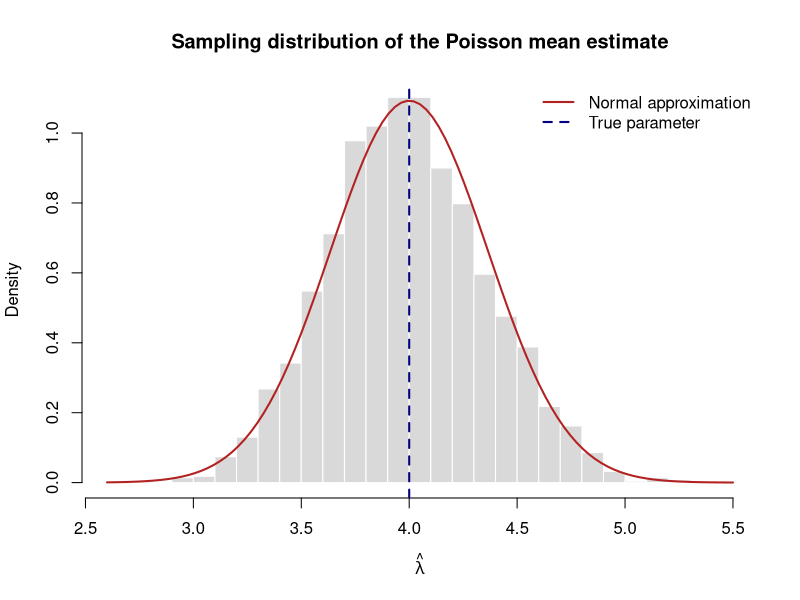
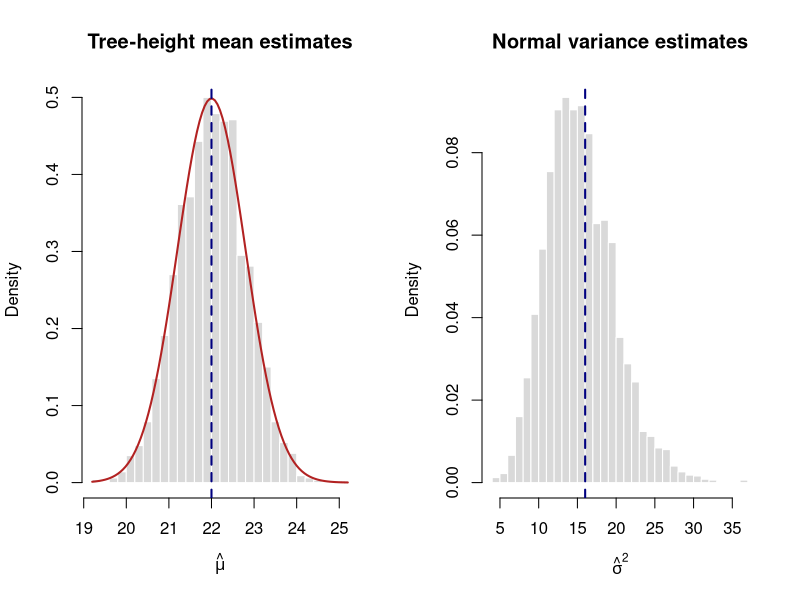
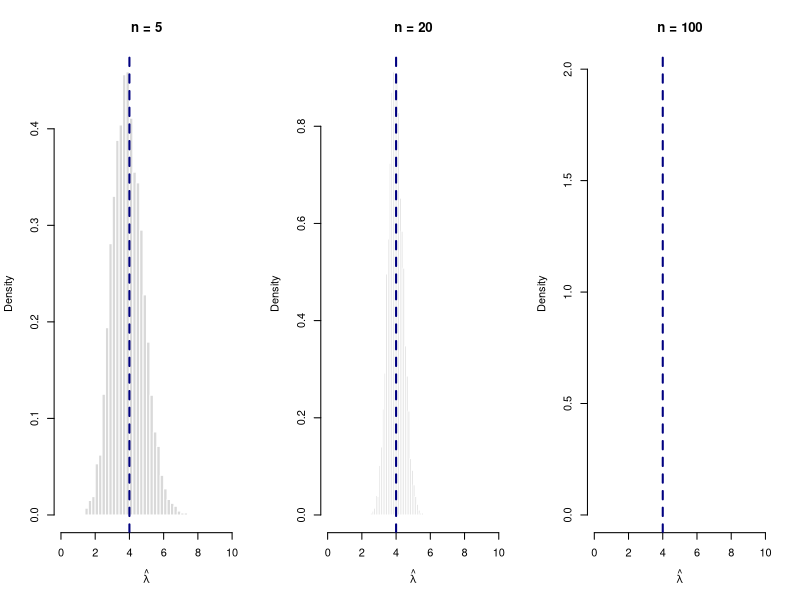
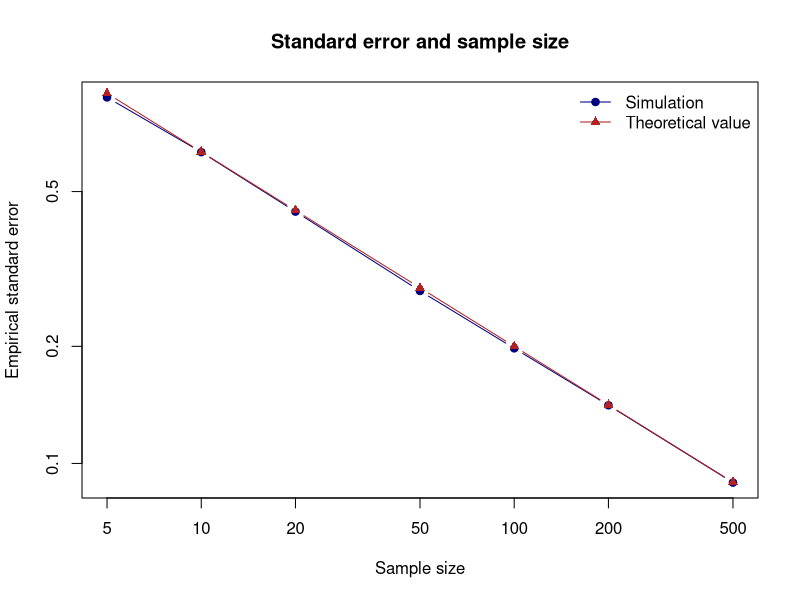
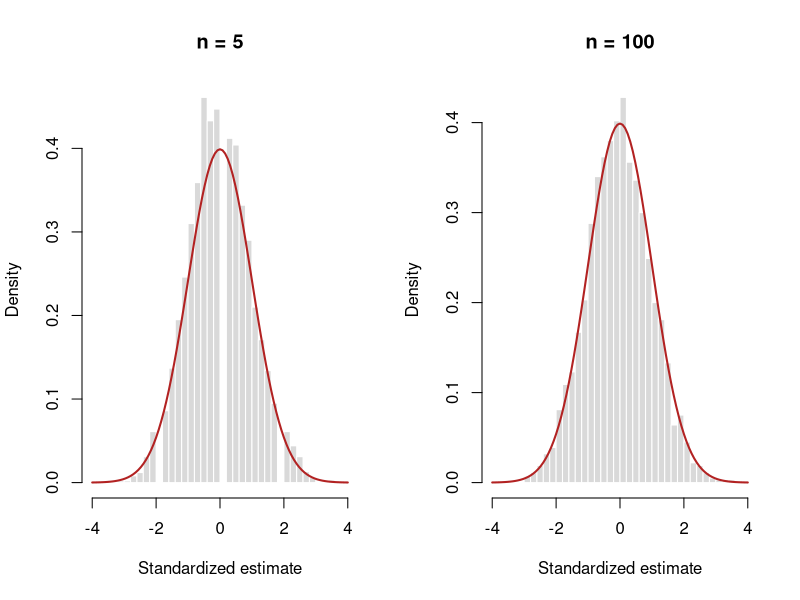

The R script that drew these images, in order:
## ---- chunk 1
set.seed(1)

true_lambda = 4
seedling_counts = rpois(
  n = 20,
  lambda = true_lambda
)

lambda_hat = mean(seedling_counts)

c(
  true_parameter = true_lambda,
  estimate = lambda_hat
)
## ---- chunk 2
set.seed(10)

n_quadrats = 30
true_lambda = 4

seedlings = rpois(
  n = n_quadrats,
  lambda = true_lambda
)

lambda_hat = mean(seedlings)

c(
  true_lambda = true_lambda,
  estimated_lambda = lambda_hat
)
## ---- chunk 3
set.seed(11)

B = 5000
n_quadrats = 30
true_lambda = 4

lambda_hats = replicate(
  B,
  mean(rpois(n_quadrats, lambda = true_lambda))
)

head(lambda_hats)
## ---- chunk 4
c(
  theoretical_mean = true_lambda,
  simulated_mean = mean(lambda_hats),
  theoretical_variance = true_lambda / n_quadrats,
  simulated_variance = var(lambda_hats)
)
## ---- chunk 5
hist(
  lambda_hats,
  breaks = 35,
  probability = TRUE,
  col = "grey85",
  border = "white",
  main = "Sampling distribution of the Poisson mean estimate",
  xlab = expression(hat(lambda))
)

curve(
  dnorm(
    x,
    mean = true_lambda,
    sd = sqrt(true_lambda / n_quadrats)
  ),
  add = TRUE,
  col = "firebrick",
  lwd = 2
)

abline(
  v = true_lambda,
  col = "navy",
  lwd = 2,
  lty = 2
)

legend(
  "topright",
  legend = c("Normal approximation", "True parameter"),
  col = c("firebrick", "navy"),
  lwd = 2,
  lty = c(1, 2),
  bty = "n"
)
## ---- chunk 6
simulated_bias = mean(lambda_hats) - true_lambda

simulated_bias
## ---- chunk 7
simulated_variance = var(lambda_hats)
simulated_mse = mean((lambda_hats - true_lambda)^2)

c(
  bias = simulated_bias,
  variance = simulated_variance,
  mse = simulated_mse
)
## ---- chunk 8
set.seed(12)

sample_sizes = c(5, 20, 100)

poisson_properties = do.call(
  rbind,
  lapply(sample_sizes, function(sample_size) {
    estimates = replicate(
      B,
      mean(rpois(sample_size, lambda = true_lambda))
    )

    c(
      n = sample_size,
      bias = mean(estimates) - true_lambda,
      variance = var(estimates),
      mse = mean((estimates - true_lambda)^2)
    )
  })
)

round(poisson_properties, 3)
## ---- chunk 9
set.seed(13)

one_sample = rpois(
  n = n_quadrats,
  lambda = true_lambda
)

one_estimate = mean(one_sample)

estimated_se = sqrt(
  one_estimate / n_quadrats
)

c(
  estimate = one_estimate,
  estimated_standard_error = estimated_se,
  theoretical_standard_error = sqrt(true_lambda / n_quadrats)
)
## ---- chunk 10
set.seed(14)

poisson_results = replicate(
  B,
  {
    counts = rpois(
      n = n_quadrats,
      lambda = true_lambda
    )

    estimate = mean(counts)
    estimated_se = sqrt(estimate / n_quadrats)

    c(
      estimate = estimate,
      estimated_se = estimated_se
    )
  }
)

c(
  actual_sampling_sd = sd(poisson_results["estimate", ]),
  average_estimated_se = mean(poisson_results["estimated_se", ]),
  theoretical_se = sqrt(true_lambda / n_quadrats)
)
## ---- chunk 11
critical_value = qnorm(0.975)

poisson_interval = c(
  lower = one_estimate - critical_value * estimated_se,
  estimate = one_estimate,
  upper = one_estimate + critical_value * estimated_se
)

poisson_interval
## ---- chunk 12
set.seed(15)

count_matrix = matrix(
  rpois(
    n = n_quadrats * B,
    lambda = true_lambda
  ),
  nrow = n_quadrats,
  ncol = B
)

interval_estimates = colMeans(count_matrix)
interval_se = sqrt(interval_estimates / n_quadrats)

interval_lower = interval_estimates -
  critical_value * interval_se

interval_upper = interval_estimates +
  critical_value * interval_se

coverage = mean(
  interval_lower <= true_lambda &
    true_lambda <= interval_upper
)

c(
  nominal_coverage = 0.95,
  simulated_coverage = coverage,
  mean_interval_width = mean(interval_upper - interval_lower)
)
## ---- chunk 13
set.seed(20)

n_trees = 25
true_mu = 22
true_sigma = 4

tree_heights = rnorm(
  n = n_trees,
  mean = true_mu,
  sd = true_sigma
)

mu_hat = mean(tree_heights)

sigma2_mom_hat = mean(
  (tree_heights - mu_hat)^2
)

sigma2_unbiased_hat = var(tree_heights)

c(
  true_mean = true_mu,
  estimated_mean = mu_hat,
  true_variance = true_sigma^2,
  method_of_moments_variance = sigma2_mom_hat,
  unbiased_sample_variance = sigma2_unbiased_hat
)
## ---- chunk 14
set.seed(21)

normal_estimates = t(
  replicate(
    B,
    {
      heights = rnorm(
        n = n_trees,
        mean = true_mu,
        sd = true_sigma
      )

      height_mean = mean(heights)

      c(
        mu_hat = height_mean,
        sigma2_mom = mean((heights - height_mean)^2),
        sigma2_unbiased = var(heights)
      )
    }
  )
)

normal_truth = c(
  mu_hat = true_mu,
  sigma2_mom = true_sigma^2,
  sigma2_unbiased = true_sigma^2
)

normal_mse = colMeans(
  sweep(
    normal_estimates,
    MARGIN = 2,
    STATS = normal_truth,
    FUN = "-"
  )^2
)

normal_summary = rbind(
  average_estimate = colMeans(normal_estimates),
  bias = colMeans(normal_estimates) - normal_truth,
  variance = apply(normal_estimates, 2, var),
  mse = normal_mse
)

round(normal_summary, 3)
## ---- chunk 15
par(mfrow = c(1, 2))

hist(
  normal_estimates[, "mu_hat"],
  breaks = 35,
  probability = TRUE,
  col = "grey85",
  border = "white",
  main = "Tree-height mean estimates",
  xlab = expression(hat(mu))
)

curve(
  dnorm(
    x,
    mean = true_mu,
    sd = true_sigma / sqrt(n_trees)
  ),
  add = TRUE,
  col = "firebrick",
  lwd = 2
)

abline(
  v = true_mu,
  col = "navy",
  lwd = 2,
  lty = 2
)

hist(
  normal_estimates[, "sigma2_mom"],
  breaks = 35,
  probability = TRUE,
  col = "grey85",
  border = "white",
  main = "Normal variance estimates",
  xlab = expression(hat(sigma)^2)
)

abline(
  v = true_sigma^2,
  col = "navy",
  lwd = 2,
  lty = 2
)

par(mfrow = c(1, 1))
## ---- chunk 16
set.seed(22)

tree_heights_for_ci = rnorm(
  n = n_trees,
  mean = true_mu,
  sd = true_sigma
)

height_mean = mean(tree_heights_for_ci)
height_sd = sd(tree_heights_for_ci)
height_se = height_sd / sqrt(n_trees)

t_critical = qt(
  0.975,
  df = n_trees - 1
)

height_interval = c(
  lower = height_mean - t_critical * height_se,
  estimate = height_mean,
  upper = height_mean + t_critical * height_se
)

height_interval
## ---- chunk 17
set.seed(23)

normal_samples = matrix(
  rnorm(
    n = n_trees * B,
    mean = true_mu,
    sd = true_sigma
  ),
  nrow = n_trees,
  ncol = B
)

normal_xbar = colMeans(normal_samples)
normal_s = apply(normal_samples, 2, sd)

normal_se = normal_s / sqrt(n_trees)

normal_lower = normal_xbar -
  t_critical * normal_se

normal_upper = normal_xbar +
  t_critical * normal_se

normal_coverage = mean(
  normal_lower <= true_mu &
    true_mu <= normal_upper
)

c(
  theoretical_se = true_sigma / sqrt(n_trees),
  empirical_sampling_se = sd(normal_xbar),
  average_estimated_se = mean(normal_se),
  nominal_coverage = 0.95,
  simulated_coverage = normal_coverage,
  mean_interval_width = mean(normal_upper - normal_lower)
)
## ---- chunk 18
set.seed(30)

B_asymptotic = 5000
asymptotic_sizes = c(5, 20, 100)

par(mfrow = c(1, 3))

for (sample_size in asymptotic_sizes) {
  estimates = replicate(
    B_asymptotic,
    mean(rpois(sample_size, lambda = true_lambda))
  )

  hist(
    estimates,
    breaks = 30,
    probability = TRUE,
    xlim = c(0, 10),
    col = "grey85",
    border = "white",
    main = paste("n =", sample_size),
    xlab = expression(hat(lambda))
  )

  abline(
    v = true_lambda,
    col = "navy",
    lwd = 2,
    lty = 2
  )
}

par(mfrow = c(1, 1))
## ---- chunk 19
consistency_summary = do.call(
  rbind,
  lapply(asymptotic_sizes, function(sample_size) {
    estimates = replicate(
      B_asymptotic,
      mean(rpois(sample_size, lambda = true_lambda))
    )

    c(
      n = sample_size,
      bias = mean(estimates) - true_lambda,
      standard_error = sd(estimates),
      rmse = sqrt(mean((estimates - true_lambda)^2))
    )
  })
)

round(consistency_summary, 3)
## ---- chunk 20
set.seed(31)

n_values = c(5, 10, 20, 50, 100, 200, 500)

empirical_se = sapply(
  n_values,
  function(sample_size) {
    estimates = replicate(
      3000,
      mean(rpois(sample_size, lambda = true_lambda))
    )

    sd(estimates)
  }
)

plot(
  n_values,
  empirical_se,
  log = "xy",
  type = "b",
  pch = 19,
  col = "navy",
  xlab = "Sample size",
  ylab = "Empirical standard error",
  main = "Standard error and sample size"
)

lines(
  n_values,
  sqrt(true_lambda / n_values),
  type = "b",
  pch = 17,
  col = "firebrick"
)

legend(
  "topright",
  legend = c("Simulation", "Theoretical value"),
  col = c("navy", "firebrick"),
  pch = c(19, 17),
  lty = 1,
  bty = "n"
)
## ---- chunk 21
set.seed(32)

normal_approximation_sizes = c(5, 100)

par(mfrow = c(1, 2))

for (sample_size in normal_approximation_sizes) {
  estimates = replicate(
    B_asymptotic,
    mean(rpois(sample_size, lambda = true_lambda))
  )

  standardized_estimates = (
    estimates - true_lambda
  ) / sqrt(true_lambda / sample_size)

  hist(
    standardized_estimates,
    breaks = 30,
    probability = TRUE,
    xlim = c(-4, 4),
    col = "grey85",
    border = "white",
    main = paste("n =", sample_size),
    xlab = "Standardized estimate"
  )

  curve(
    dnorm(x),
    add = TRUE,
    col = "firebrick",
    lwd = 2
  )
}

par(mfrow = c(1, 1))
## ---- chunk 22
evaluate_poisson_mean = function(n, lambda, B = 5000) {
  estimates = replicate(
    B,
    mean(rpois(n, lambda = lambda))
  )

  c(
    average_estimate = mean(estimates),
    bias = mean(estimates) - lambda,
    empirical_variance = var(estimates),
    empirical_standard_error = sd(estimates),
    rmse = sqrt(mean((estimates - lambda)^2))
  )
}
## ---- chunk 23
set.seed(33)

workflow_results = rbind(
  n_5 = evaluate_poisson_mean(
    n = 5,
    lambda = true_lambda
  ),
  n_20 = evaluate_poisson_mean(
    n = 20,
    lambda = true_lambda
  ),
  n_100 = evaluate_poisson_mean(
    n = 100,
    lambda = true_lambda
  )
)

round(workflow_results, 3)
